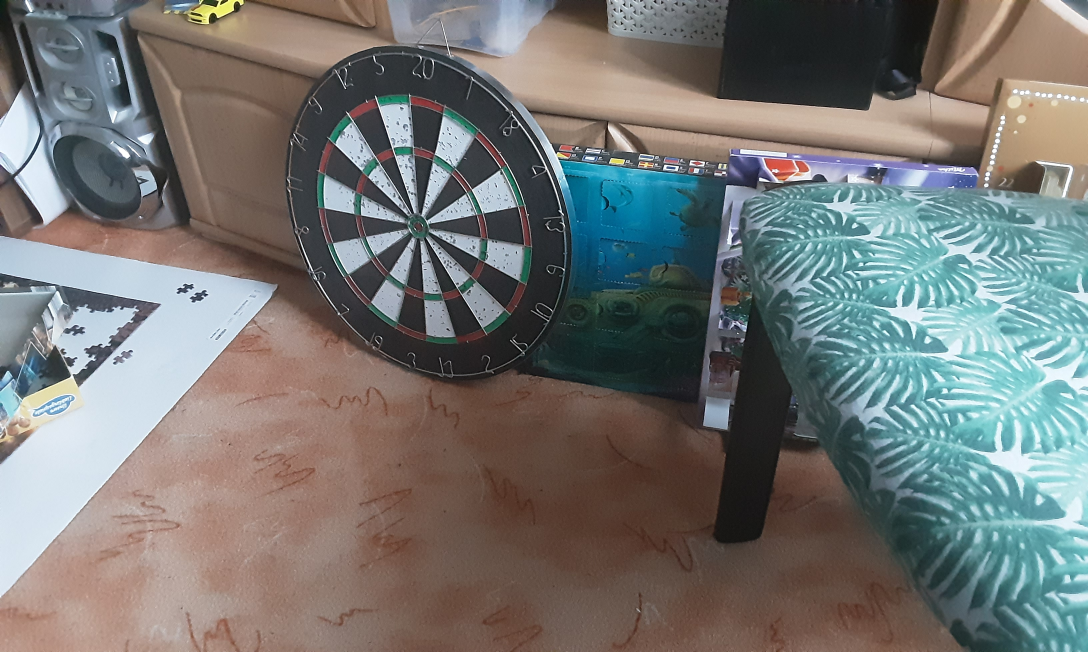
#> input picture detectionTest/0.jpg, 3264 x 1956 px, given in place of 0.png, which was not available (shown at 1/3 size)
$ python detec.py
#> lines starting #> are read from the running program, lines starting #| are printed output that depends on the picture; pictures that were not available may be replaced by others from this repository, and a replacement may not be noted
import cv2 as cv
import math
import numpy as np

empty = cv.resize(cv.imread("0.png"), (858, 515))
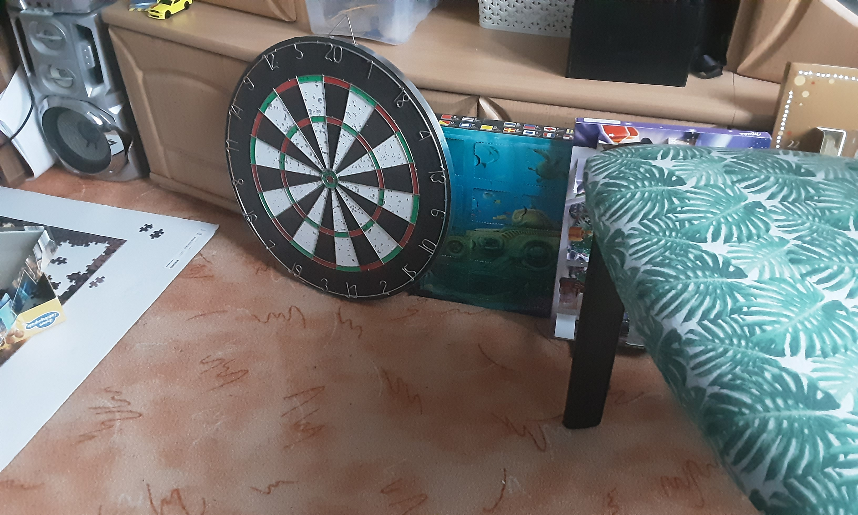
#> empty: shape (515, 858, 3); mean B, G, R 115.7, 117.9, 116.9
dart1 = cv.resize(cv.imread("1.png"), (858, 515))
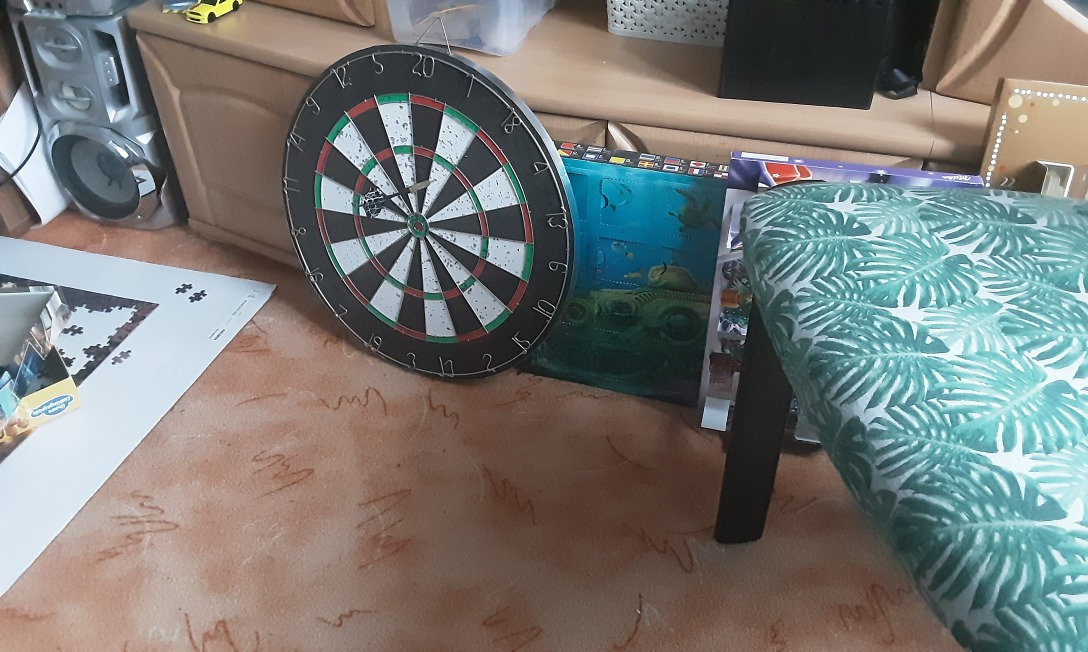
#> input picture detectionTest/1.jpg, 3264 x 1956 px, given in place of 1.png, which was not available (shown at 1/3 size)
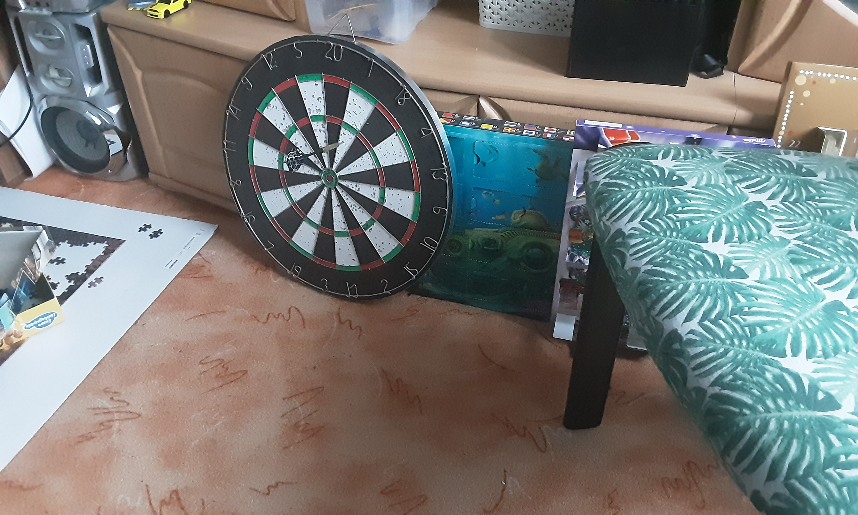
#> dart1: shape (515, 858, 3); mean B, G, R 118.5, 121.5, 120
dart2 = cv.resize(cv.imread("2.png"), (858, 515))
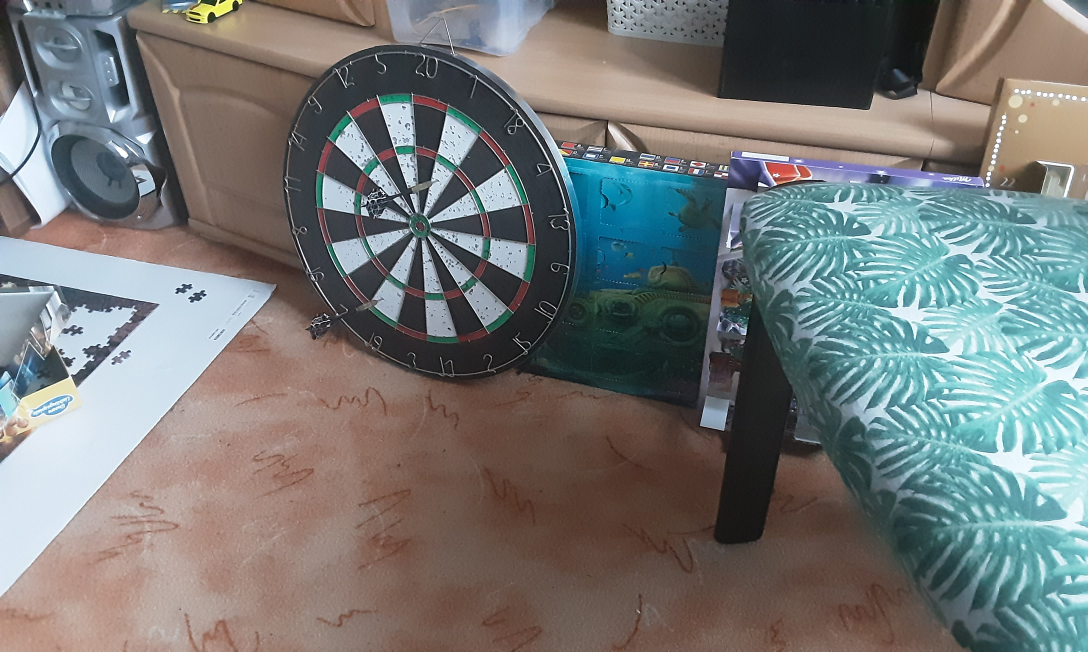
#> input picture detectionTest/2.jpg, 3264 x 1956 px, given in place of 2.png, which was not available (shown at 1/3 size)
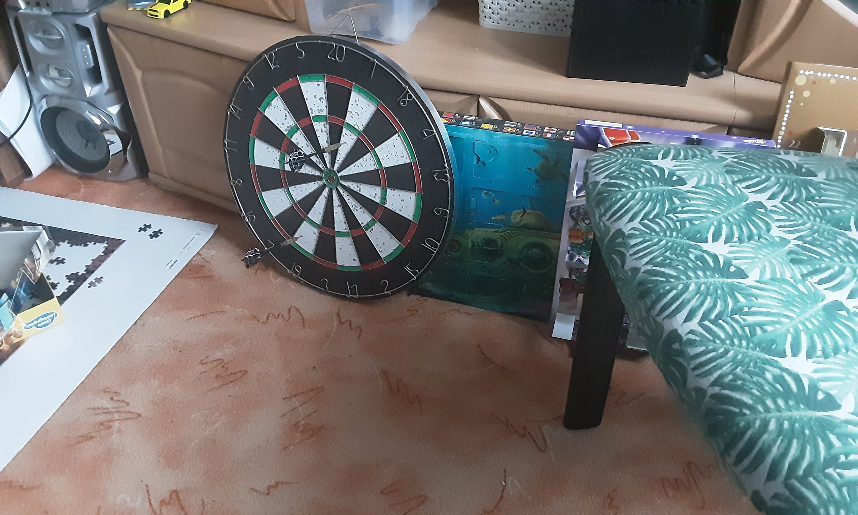
#> dart2: shape (515, 858, 3); mean B, G, R 118.9, 120.1, 117.6

cv.imshow('0', empty)

dart1 = cv.absdiff(empty, dart1)
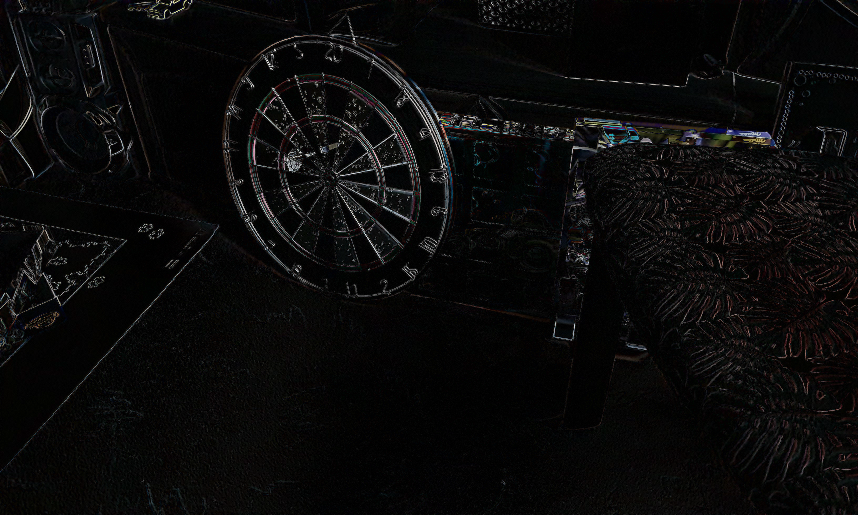
#> dart1: shape (515, 858, 3); mean B, G, R 10.1, 10.3, 10.6
cv.imshow('0', dart1)


cv.imshow('0', dart2)

cv.waitKey(0)
